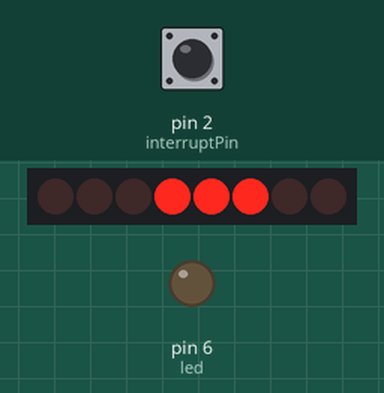
Bench run of a sketch on a simulated Arduino Uno, built with avr-gcc and run on an emulated ATmega328P. On the bench: 8 shift-register outputs drawn as a row of LEDs (first output left, lit = HIGH), output pins drawn as LEDs (lit = HIGH). Wiring (inferred from the names in the program): shift register (74HC595): data pin 11; shift clock pin 12; latch pin 8. Wiring (inferred from the signals the program sends): row of LEDs: on Q0, Q1, Q2, Q3, Q4, Q5, Q6, Q7. The inputs (shaded band) are chosen by the test bench; at power-on: pin 2 (interruptPin) HIGH. Pins used as bus, display or sensor lines are not drawn.

Above: at 1.2 s.
1.3 s: pin 2 (interruptPin) pulled LOW for 0.15 s
At 1.35 s:
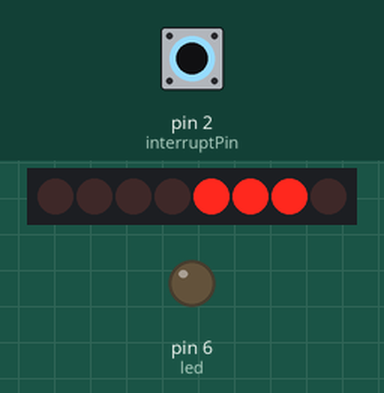
At 1.95 s:
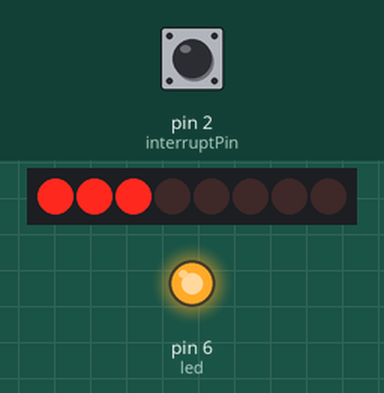
2.0 s: pin 2 (interruptPin) pulled LOW for 1 s
3.6 s: pin 2 (interruptPin) pulled LOW for 3.2 s
At 4.05 s:
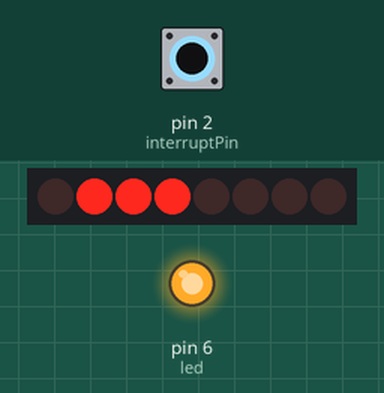
Timing chart, 0 to 13.4 s (numbered marks = the images above; inputs shaded):
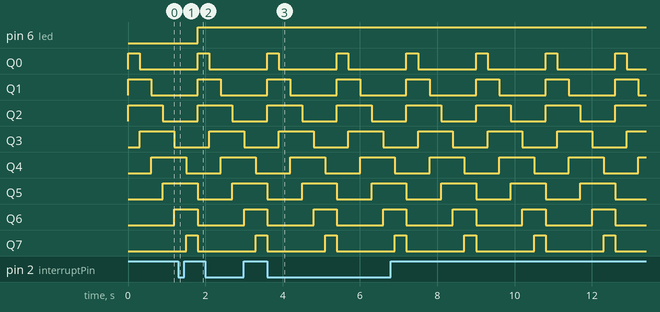

The sketch:

hc595.ino
```cpp
#define ST  8   //ST CP of 74HC595移位寄存器时钟引脚
#define HS  12    //SH CP of 74HC595存储寄存器时钟输入引脚
#define DS  11 //DS of 74HC595串行数据输入引脚
#define interruptPin 2    //定义中引脚2或者3号引脚都可以
#define led 6   //接HC595的MR或者OE引脚,低电平时，清空移位寄存器中已有的bit数据
volatile byte State = LOW;//初始状态

void setup ()
{
  pinMode(led, OUTPUT);
  pinMode(interruptPin, INPUT_PULLUP);
  attachInterrupt(digitalPinToInterrupt(interruptPin), use, FALLING);//开中断，下降沿触发
  pinMode(ST, OUTPUT); //锁存引脚设置
  pinMode(HS, OUTPUT); //时钟引脚设置
  pinMode(DS, OUTPUT); //数据引脚设置
}

void loop()
{
digitalWrite(led, State);
    HC595();
}
void use() {
  State = !State;
}

void HC595() {
  digitalWrite(ST, LOW); //将ST_CP口上面加低电平让芯片准备好接收数据
  shiftOut(DS, HS, MSBFIRST, 0x07); // 把0x07二进制0000 0111的值送给595
  //用MSBFIRST参数与LSBFIRST可以改变点亮的顺序
  digitalWrite(ST, HIGH); //将ST_CP这个针脚恢复到高电平
  delay(300);
    digitalWrite(ST, LOW); //将ST_CP口上面加低电平让芯片准备好接收数据
  shiftOut(DS, HS, MSBFIRST, 0x0e); // 把0x0e二进制0000 1110的值送给595
  //用MSBFIRST参数与LSBFIRST可以改变点亮的顺序
  digitalWrite(ST, HIGH); //将ST_CP这个针脚恢复到高电平
  delay(300);
    digitalWrite(ST, LOW); //将ST_CP口上面加低电平让芯片准备好接收数据
  shiftOut(DS, HS, MSBFIRST, 0x1c); // 把0x1c二进制0001 1100的值送给595
  //用MSBFIRST参数与LSBFIRST可以改变点亮的顺序
  digitalWrite(ST, HIGH); //将ST_CP这个针脚恢复到高电平
  delay(300);
    digitalWrite(ST, LOW); //将ST_CP口上面加低电平让芯片准备好接收数据
  shiftOut(DS, HS, MSBFIRST, 0x38); // 把0x38二进制0011 1000的值送给595
  //用MSBFIRST参数与LSBFIRST可以改变点亮的顺序
  digitalWrite(ST, HIGH); //将ST_CP这个针脚恢复到高电平
  delay(300);
  digitalWrite(ST, LOW); //将ST_CP口上面加低电平让芯片准备好接收数据
  shiftOut(DS, HS, MSBFIRST, 0x70); // 把0x70二进制0111 0000的值送给595
  //用MSBFIRST参数与LSBFIRST可以改变点亮的顺序
  digitalWrite(ST, HIGH); //将ST_CP这个针脚恢复到高电平
  delay(300);
   digitalWrite(ST, LOW); //将ST_CP口上面加低电平让芯片准备好接收数据
  shiftOut(DS, HS, MSBFIRST, 0xe0); // 把0xe0二进制1110 0000的值送给595
  //用MSBFIRST参数与LSBFIRST可以改变点亮的顺序
  digitalWrite(ST, HIGH); //将ST_CP这个针脚恢复到高电平
  delay(300);

}
```

Measured:
- after the input at 1.3 s, pin 6 (led): LOW → HIGH after 0.50 s
- after the input at 3.6 s, pin 6 (led): stays HIGH (without the input it goes to LOW after 0.00 s)
